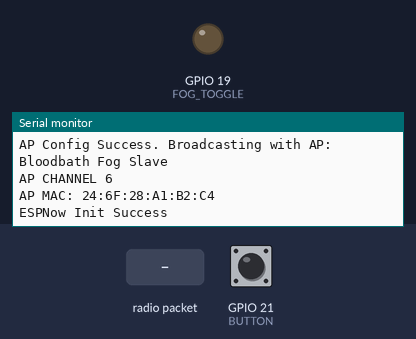
This sketch was run on a simulated ESP32-S3. On the bench: output pins drawn as LEDs (lit = HIGH), the last lines printed to the serial monitor. The test bench sets the inputs (shaded band); at power-on: GPIO 21 (BUTTON) HIGH.

Above: at 1.2 s.
1.3 s: GPIO 21 (BUTTON) pulled LOW for 0.15 s
At 2.0 s:
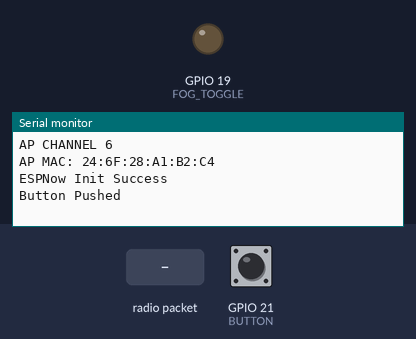
2.9 s: radio packet "1" arrives
At 3.5 s:
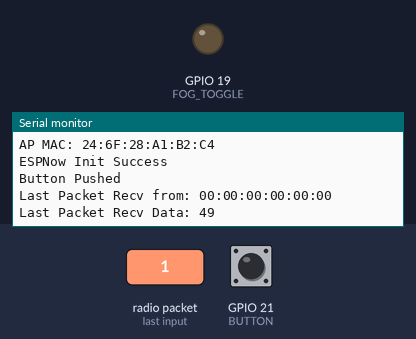

Measured:
- after the input at 1.3 s, the serial monitor: prints a new line at once (image 1)
- after the input at 2.9 s, the serial monitor: prints a new line at once (image 2)

The sketch:

bloodbath_fog_esp32s3.ino
```cpp
#include <esp_now.h>
#include <WiFi.h>

#define CHANNEL 1

#define FOG_POWER 12
#define FOG_TOGGLE 19
#define BUTTON 21

// Init ESP Now with fallback
void InitESPNow() {
  WiFi.disconnect();
  if (esp_now_init() == ESP_OK) {
    Serial.println("ESPNow Init Success");
  }
  else {
    Serial.println("ESPNow Init Failed");
    // Retry InitESPNow, add a counte and then restart?
    // InitESPNow();
    // or Simply Restart
    ESP.restart();
  }
}

// config AP SSID
void configDeviceAP() {
  const char *SSID = "Bloodbath Fog Slave";
  bool result = WiFi.softAP(SSID, "0zark3scap3", CHANNEL, 0);
  if (!result) {
    Serial.println("AP Config failed.");
  } else {
    Serial.println("AP Config Success. Broadcasting with AP: " + String(SSID));
    Serial.print("AP CHANNEL "); Serial.println(WiFi.channel());
  }
}

void setup() {
  pinMode(FOG_POWER, OUTPUT);
  pinMode(FOG_TOGGLE, OUTPUT);
  pinMode(BUTTON, INPUT_PULLUP);
  Serial.begin(115200);
  Serial.println("Bloodbath Slave");
  //Set device in AP mode to begin with
  WiFi.mode(WIFI_AP);
  // configure device AP mode
  configDeviceAP();
  // This is the mac address of the Slave in AP Mode
  Serial.print("AP MAC: "); Serial.println(WiFi.softAPmacAddress());
  // Init ESPNow with a fallback logic
  InitESPNow();
  // Once ESPNow is successfully Init, we will register for recv CB to
  // get recv packer info.
  esp_now_register_recv_cb(OnDataRecv);
}

// callback when data is recv from Master
void OnDataRecv(const uint8_t *mac_addr, const uint8_t *data, int data_len) {
  char macStr[18];
  snprintf(macStr, sizeof(macStr), "%02x:%02x:%02x:%02x:%02x:%02x",
           mac_addr[0], mac_addr[1], mac_addr[2], mac_addr[3], mac_addr[4], mac_addr[5]);
  Serial.print("Last Packet Recv from: "); Serial.println(macStr);
  Serial.print("Last Packet Recv Data: "); Serial.println(*data);
  Serial.println("");
  if (*data == 1) {
    digitalWrite(FOG_POWER,HIGH);
  } else {
    digitalWrite(FOG_POWER,LOW);
  }
}

bool isHeld = false;
int holdfor5 = 0;
void loop() {
  if (digitalRead(BUTTON) == LOW) {
    if (isHeld == false) { // first time
      Serial.println("Button Pushed");
      holdfor5 = millis() + 5000;
    }
    isHeld = true;
    if (holdfor5 < millis()) {
      Serial.println("Button Held for 5 Seconds!");
      digitalWrite(FOG_TOGGLE,HIGH);
      delay(15000);
      digitalWrite(FOG_TOGGLE,LOW);
      isHeld = false;
    }
  } else {
    isHeld = false;
  }

}
```
